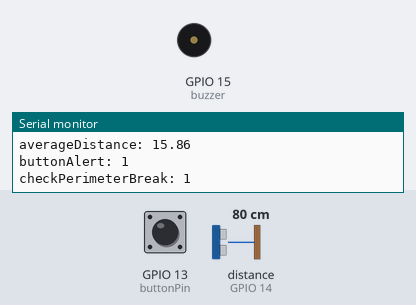
This sketch was run on a simulated ESP8266 (NodeMCU). On the bench: buzzer (waves = sounding), the last lines printed to the serial monitor. Wiring (inferred from the names in the program): ultrasonic range finder: trigger GPIO 12; echo GPIO 14. The test bench sets the inputs (shaded band); at power-on: GPIO 13 (buttonPin) HIGH, distance to the obstacle (sensor on GPIO 14) 80 cm. The echo pulse lasts 58.3 µs per cm; WiFi joins after 1.5 s; servers stay silent unless stated; no MQTT or app messages arrive unless stated.

Above: at 2.7 s.
2.8 s: GPIO 13 (buttonPin) pulled LOW for 1.25 s
At 3.82 s:
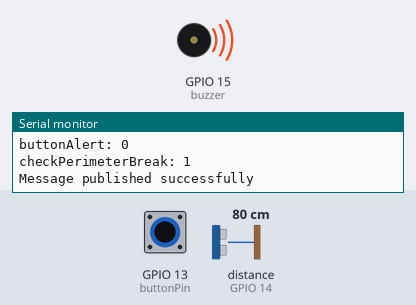
11.0 s: GPIO 13 (buttonPin) pulled LOW for 3.2 s
At 17.7 s:
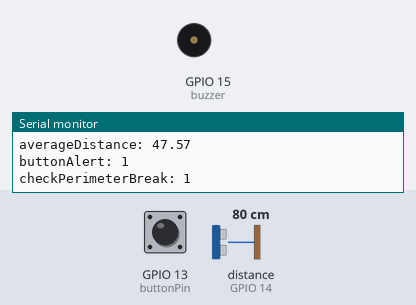
Timing chart, 0 to 19.2 s (numbered marks = the images above; inputs shaded):
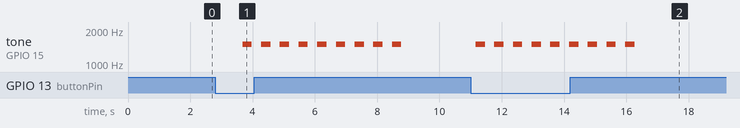

Measured:
- after the input at 2.8 s, tone on GPIO 15 (buzzer): alternates 1500 Hz for 0.30 s and silent for 0.30 s, 18 changes in all, then stays silent, starting after 0.88 s
- after the input at 11.0 s, tone on GPIO 15 (buzzer): alternates 1500 Hz for 0.30 s and silent for 0.30 s, 18 changes in all, then stays silent, starting after 0.16 s

The sketch:

publisher.ino
```cpp
#include <ESP8266WiFi.h>
#include <PubSubClient.h>

#include <espnow.h>
#include <user_interface.h>

// ESP8266Wifi
const char* ssid = "";
const char* password = "";

// MQTT broker
const char* mqttServer = "test.mosquitto.org";
const int mqttPort = 1883;
const char* mqttUser = "";
const char* mqttPassword = "";
const char* topicIdDevice = "dataSet";

WiFiClient espClient;
PubSubClient client(espClient);

// sensor pin
const int trigPin = 12;
const int echoPin = 14;

// sound velocity in cm/uS
#define SOUND_VELOCITY 0.034

const int buzzer = 15;  // D8

// distance
float distanceCm;
float averageDistance;

// button
const int buttonPin = 13;  // D7
int buttonState = 0;

// calculate average distance
const int bufferLength = 10;
float distances[bufferLength];
int bufferIndex = 0;

void setup() {
  Serial.begin(9600);
  WiFi.begin(ssid, password);
  while (WiFi.status() != WL_CONNECTED) {
    delay(300);
    Serial.println("Connecting to WiFi...");
  }
  Serial.println("Connected to WiFi");
  client.setServer(mqttServer, mqttPort);
  while (!client.connect("NodeMCU", mqttUser, mqttPassword)) {
    Serial.println("Connecting to MQTT...");
    delay(300);
  }
  Serial.println("Connected to MQTT");

  pinMode(trigPin, OUTPUT);  // sets the trigPin as an Output
  pinMode(echoPin, INPUT);   // sets the echoPin as an Input
  pinMode(buzzer, OUTPUT);

  // button
  pinMode(buttonPin, INPUT);
}

void calculateDistance() {
  // clears the trigPin
  digitalWrite(trigPin, LOW);
  delayMicroseconds(2);
  // sets the trigPin on HIGH state for 10 micro seconds
  digitalWrite(trigPin, HIGH);
  delayMicroseconds(10);
  digitalWrite(trigPin, LOW);

  long duration = pulseIn(echoPin, HIGH);
  distanceCm = duration * SOUND_VELOCITY / 2;
  distances[bufferIndex] = distanceCm;
  bufferIndex = (bufferIndex + 1) % bufferLength;
}

void calculateAverageDistance() {
  float sum = 0;
  for (int i = 0; i < bufferLength; i++) {
    sum += distances[i];
  }
  averageDistance = sum / bufferLength;
}

bool checkPerimeterBreak(float distanceCm, float averageDistance) {
  if (abs(distanceCm - averageDistance) > 6) {
    return true;
  }
  return false;
}

void sirenTurnOn() {
  unsigned long initialTime = millis();

  while (true) {
    tone(buzzer, 1500);
    delay(300);
    noTone(buzzer);
    delay(300);

    unsigned long currentTime = millis();
    unsigned long elapsedTime = currentTime - initialTime;

    if (elapsedTime >= 5000) {
      break;
    }
  }
}

void buttonAlert() {
  buttonState = digitalRead(buttonPin);
  Serial.println(buttonState);
}

void debug() {
  Serial.print("distanceCm: ");
  Serial.println(distanceCm);
  Serial.print("averageDistance: ");
  Serial.println(averageDistance);
  Serial.print("buttonAlert: ");
  buttonAlert();
  Serial.print("checkPerimeterBreak: ");
  Serial.println(checkPerimeterBreak(distanceCm, averageDistance));
  Serial.print("\n");
}

void loop() {
  calculateDistance();
  calculateAverageDistance();
  debug();

  if (checkPerimeterBreak(distanceCm, averageDistance)) {
    if (!buttonState) {
      // publish
      String macAddress = WiFi.macAddress();
      char macAddressArray[18];
      sprintf(macAddressArray, "%02X:%02X:%02X:%02X:%02X:%02X",
              macAddress[0], macAddress[1], macAddress[2], macAddress[3], macAddress[4], macAddress[5]);
      char message[1000];
      // 1 = true
      int value = 1;

      snprintf(message, sizeof(message), "%s ; %d", macAddressArray, value);

      if (client.publish(topicIdDevice, message)) {
        Serial.println("Message published successfully");
      } else {
        Serial.println("Failed to publish message");
      }
      sirenTurnOn();
    }
  }
  delay(1000);
}
```
